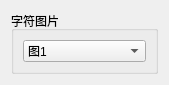
<?xml version="1.0" encoding="UTF-8"?>
<ui version="4.0">
 <class>sel2Wdg</class>
 <widget class="QWidget" name="sel2Wdg">
  <property name="geometry">
   <rect>
    <x>0</x>
    <y>0</y>
    <width>169</width>
    <height>78</height>
   </rect>
  </property>
  <property name="windowTitle">
   <string>sel2Wdg</string>
  </property>
  <layout class="QGridLayout" name="gridLayout_2">
   <item row="0" column="0">
    <widget class="QGroupBox" name="groupBox">
     <property name="title">
      <string>字符图片</string>
     </property>
     <layout class="QGridLayout" name="gridLayout">
      <item row="0" column="0">
       <widget class="QComboBox" name="cob_imIdx">
        <item>
         <property name="text">
          <string>图1</string>
         </property>
        </item>
        <item>
         <property name="text">
          <string>图3</string>
         </property>
        </item>
       </widget>
      </item>
     </layout>
    </widget>
   </item>
  </layout>
 </widget>
 <resources/>
 <connections/>
</ui>
